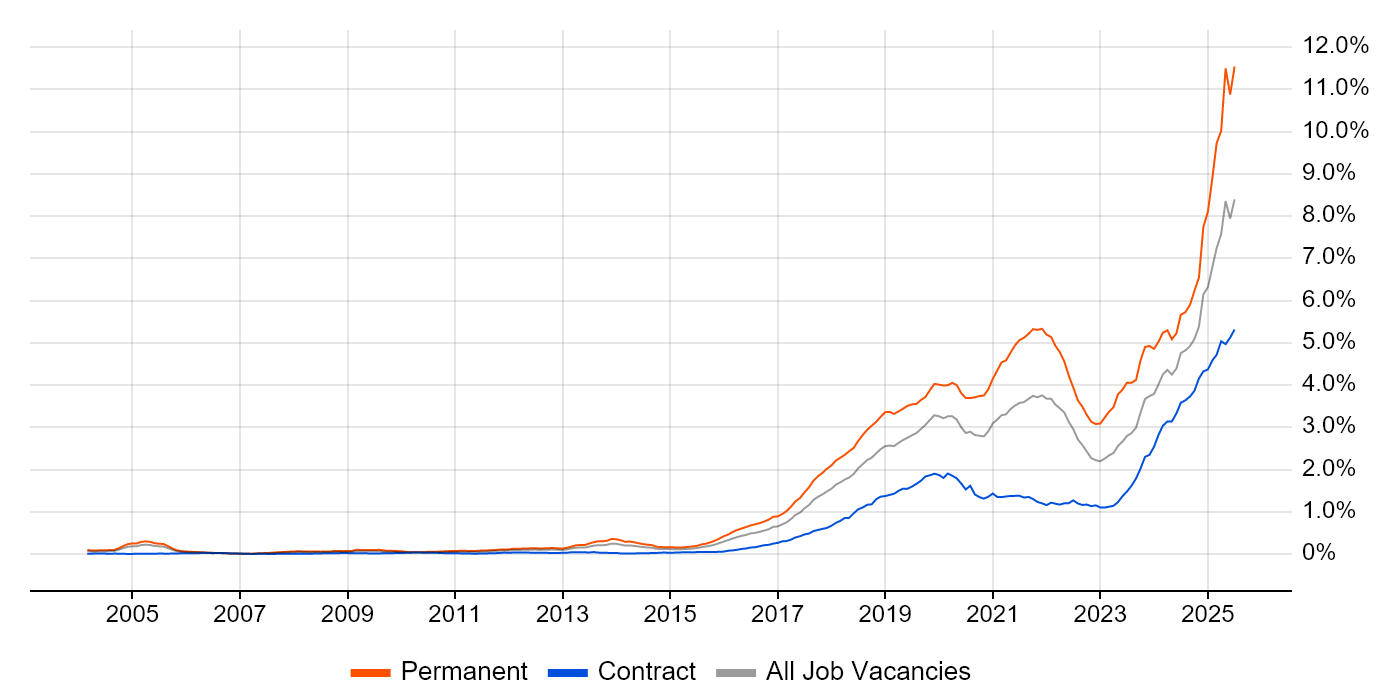
#> input picture views/charts/scraped/converted/artificial-intelligence.png, 1400 x 700 px
$ python find_year_positions.py
#> lines starting #> are read from the running program, lines starting #| are printed output that depends on the picture; after the words box and inside, x2 and y2 are one past the last pixel; in counts of white or black regions, pixels touching at a corner belong together
"""Find the actual positions of year markers in the chart."""

import cv2
import numpy as np
from pathlib import Path

# Load the chart
img_path = Path("views/charts/scraped/converted/artificial-intelligence.png")
img = cv2.imread(str(img_path))
#> img is the input picture: shape (700, 1400, 3); mean B, G, R 249.8, 249.6, 250
height, width = img.shape[:2]
#> height = 700; width = 1400

# Focus on the X-axis label area (below the chart)
x_axis_region = img[545:600, :]  # Just below the chart bottom
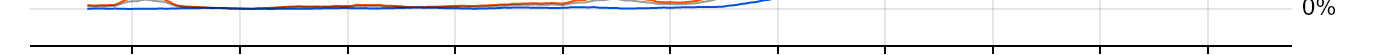
#> x_axis_region: shape (55, 1400, 3); mean B, G, R 240.4, 238.8, 239

# Convert to grayscale
gray = cv2.cvtColor(x_axis_region, cv2.COLOR_BGR2GRAY)
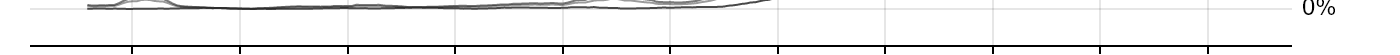
#> gray: shape (55, 1400); min 0, max 255, mean 239.1

# Find vertical lines in the bottom area (these are the tick marks)
edges = cv2.Canny(gray, 50, 150)
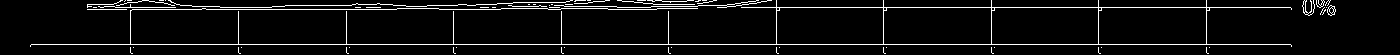
#> edges: shape (55, 1400); 5.6% white in thin lines or dots

# Look for vertical lines (tick marks)
tick_positions = []
for x in range(width):
    # Check if there's a vertical line at this position
    column = edges[:, x]
    if np.sum(column) > 20:  # Threshold for detecting a line
        tick_positions.append(x)
#> after the loop, tick_positions = 1295 values from 30 to 1335

# Group nearby positions (within 5 pixels)
grouped_ticks = []
current_group = []
for pos in sorted(tick_positions):
    if not current_group or pos - current_group[-1] <= 5:
        current_group.append(pos)
    else:
        if current_group:
            grouped_ticks.append(int(np.mean(current_group)))
        current_group = [pos]
#> after the loop, grouped_ticks = [660]
if current_group:
    grouped_ticks.append(int(np.mean(current_group)))

print(f"Found {len(grouped_ticks)} tick marks at X positions:")
#| Found 2 tick marks at X positions:
for i, x in enumerate(grouped_ticks):
    print(f"  Tick {i+1}: X={x}")
#> this loop made 2 passes
#> x on passes 1 to 2: 660, 1318
#|   Tick 1: X=660
#|   Tick 2: X=1318

# Also look at the chart image to find where the grid lines actually are
# by detecting vertical lines in the main chart area
chart_region = img[105:545, :]  # The chart area
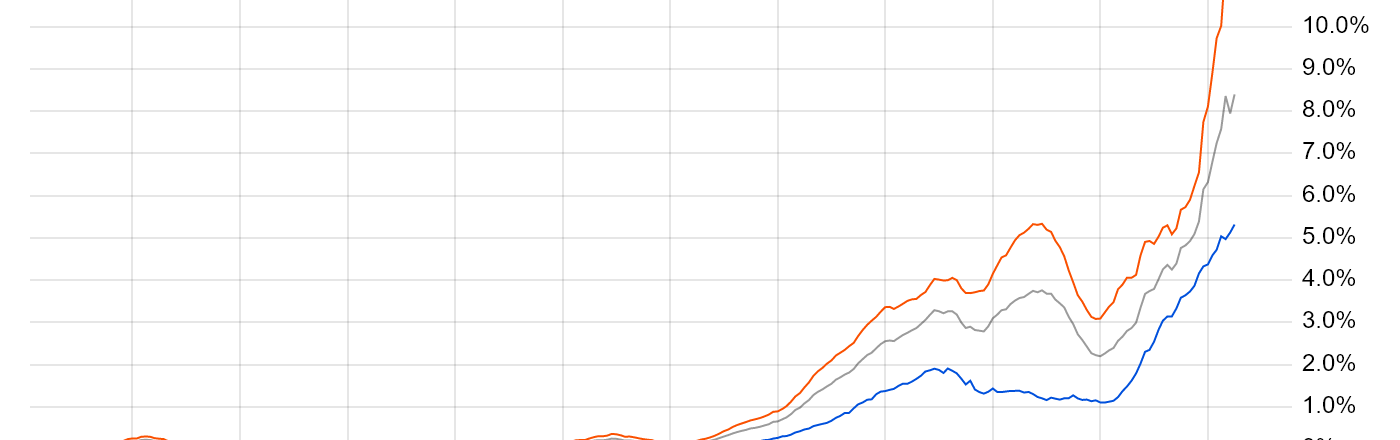
#> chart_region: shape (440, 1400, 3); mean B, G, R 251.4, 251.4, 251.8
gray_chart = cv2.cvtColor(chart_region, cv2.COLOR_BGR2GRAY)

# Detect vertical lines in chart
edges_chart = cv2.Canny(gray_chart, 30, 100)
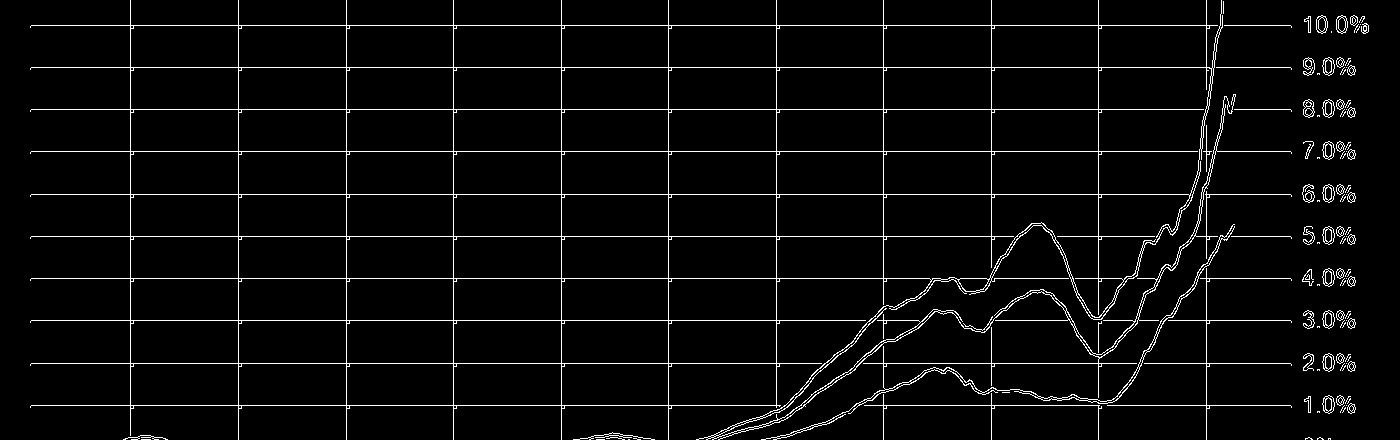
#> edges_chart: shape (440, 1400); 4.1% white in thin lines or dots
lines = cv2.HoughLinesP(edges_chart, 1, np.pi/180, 100, minLineLength=300, maxLineGap=10)
#> lines = 21 rows, first 6: [31, 25, 1290, 25], [31, 67, 1290, 67], [31, 109, 1208, 109], [31, 320, 926, 320], [31, 405, 804, 405], [31, 151, 1290, 151]

vertical_lines = []
if lines is not None:
    for line in lines:
        x1, y1, x2, y2 = line[0]
        # Check if line is mostly vertical
        if abs(x2 - x1) < 5 and abs(y2 - y1) > 200:
            vertical_lines.append(x1)
#> this loop made 21 passes
#> (x1, y1, x2, y2) on passes 1 to 12: (31, 25, 1290, 25), (31, 67, 1290, 67), (31, 109, 1208, 109), (31, 320, 926, 320), (31, 405, 804, 405), (31, 151, 1290, 151), (31, 194, 1290, 194), (31, 278, 1160, 278), (31, 236, 1020, 236), (856, 363, 1290, 363), (1098, 439, 1098, 0), (346, 439, 346, 0)
#> after the loop, vertical_lines = [1098, 346, 130, 561, 668, 453, 1206, 238, 776, 883]

# Remove duplicates and sort
vertical_lines = sorted(list(set(vertical_lines)))
#> vertical_lines = [130, 238, 346, 453, 561, 668, 776, 883, 1098, 1206]
print(f"\nFound {len(vertical_lines)} vertical grid lines in chart at X positions:")
#| Found 10 vertical grid lines in chart at X positions:
for i, x in enumerate(vertical_lines[:12]):  # Show first 12
    print(f"  Grid line {i+1}: X={x}")
#> this loop made 10 passes
#> x on passes 1 to 10: 130, 238, 346, 453, 561, 668, 776, 883, 1098, 1206
#|   Grid line 1: X=130
#|   Grid line 2: X=238
#|   Grid line 3: X=346
#|   Grid line 4: X=453
#|   Grid line 5: X=561
#|   Grid line 6: X=668
#|   Grid line 7: X=776
#|   Grid line 8: X=883
#> (further printed lines are left out)

# Create visualization
debug_img = img.copy()
# Mark tick positions in red
for x in grouped_ticks:
    cv2.line(debug_img, (x, 540), (x, 560), (0, 0, 255), 2)
#> debug_img: shape (700, 1400, 3); 0.01% of pixels changed, all inside (x1, y1, x2, y2) = (659, 539, 1320, 562)

# Mark grid lines in blue
for x in vertical_lines[:12]:
    cv2.line(debug_img, (x, 100), (x, 550), (255, 0, 0), 1)
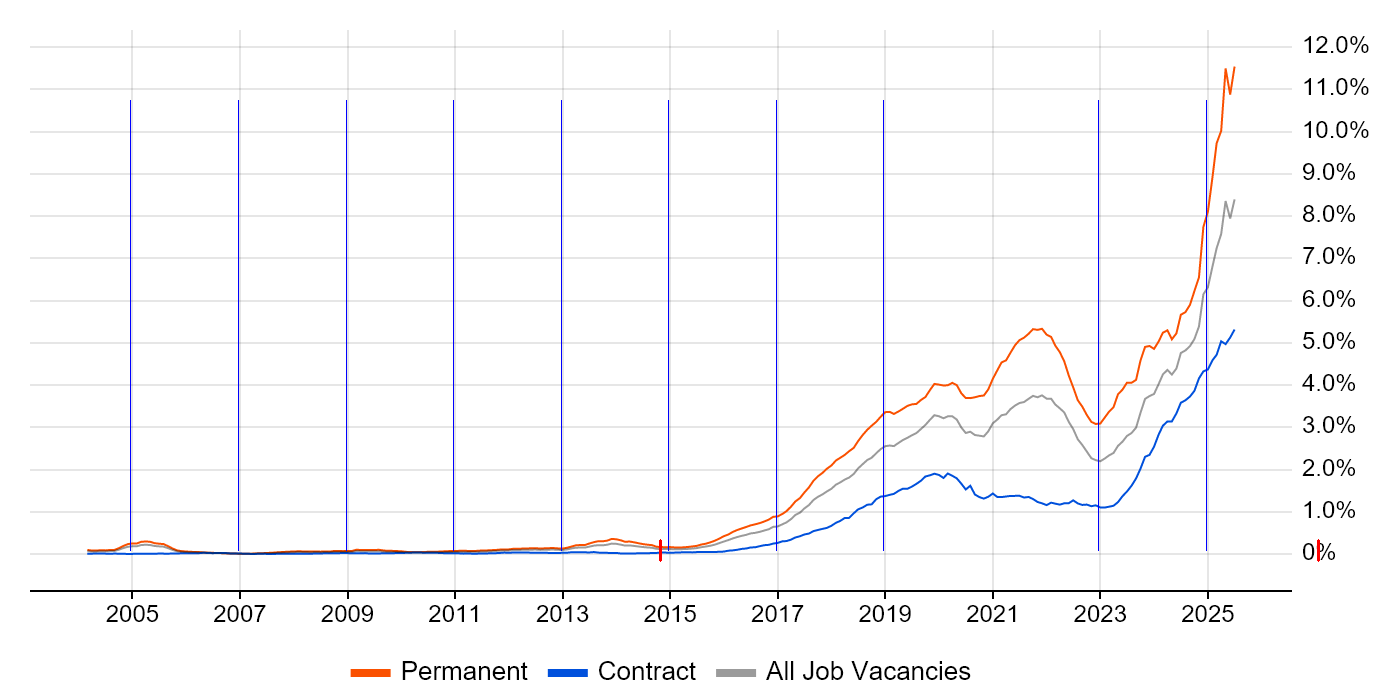
#> debug_img: shape (700, 1400, 3); mean B, G, R 249.8, 248.5, 248.8

cv2.imwrite("year_positions_debug.png", debug_img)
print("\nSaved debug image to year_positions_debug.png")

$ run again, with views/charts/scraped/converted/web-development.png copied over views/charts/scraped/converted/artificial-intelligence.png
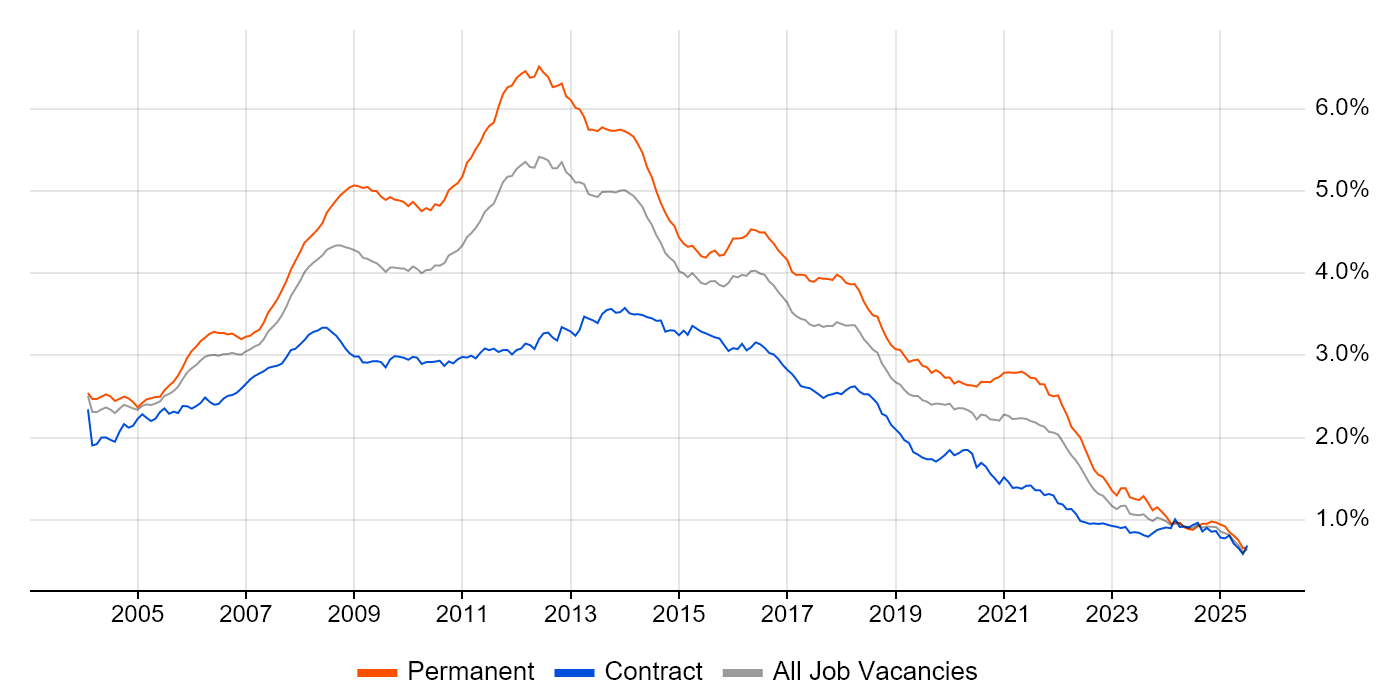
#> input picture views/charts/scraped/converted/web-development.png, 1400 x 700 px
#> img is the input picture: shape (700, 1400, 3); mean B, G, R 250.5, 250.3, 250.7
#> `edges = cv2.Canny(gray, 50, 150)`:
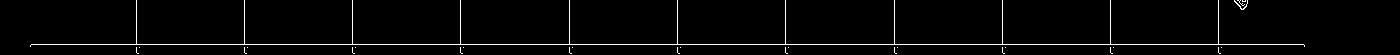
#> edges: shape (55, 1400); 2.5% white in thin lines or dots, all inside (x1, y1, x2, y2) = (30, 0, 1305, 54)
#> after the loop `for x in range(width):`: tick_positions = 1275 values from 30 to 1304
#> after the loop `for pos in sorted(tick_positions):`: grouped_ticks = []
#| Found 1 tick marks at X positions:
#> the loop `for i, x in enumerate(grouped_ticks):` made 1 pass
#> x on pass 1: 667
#> (printed output is left out)
#> edges_chart: shape (440, 1400); 3.6% white in thin lines or dots
#> lines = 16 rows, first 6: [31, 2, 1303, 2], [31, 413, 1176, 413], [31, 331, 1060, 331], [31, 166, 388, 166], [767, 248, 1303, 248], [31, 84, 356, 84]
#> the loop `for line in lines:` made 16 passes
#> after the loop `for line in lines:`: vertical_lines = [785, 1110, 460, 136, 244, 569, 352, 1218]
#> `vertical_lines = sorted(list(set(vertical_lines)))`: vertical_lines = [136, 244, 352, 460, 569, 785, 1110, 1218]
#| Found 8 vertical grid lines in chart at X positions:
#> the loop `for i, x in enumerate(vertical_lines[:12]):` made 8 passes
#> x on passes 1 to 8: 136, 244, 352, 460, 569, 785, 1110, 1218
#> (printed output is left out)
#> the loop `for x in grouped_ticks:` made 1 pass
#> the loop `for x in vertical_lines[:12]:` made 8 passes
#> after the loop `for x in vertical_lines[:12]:`:
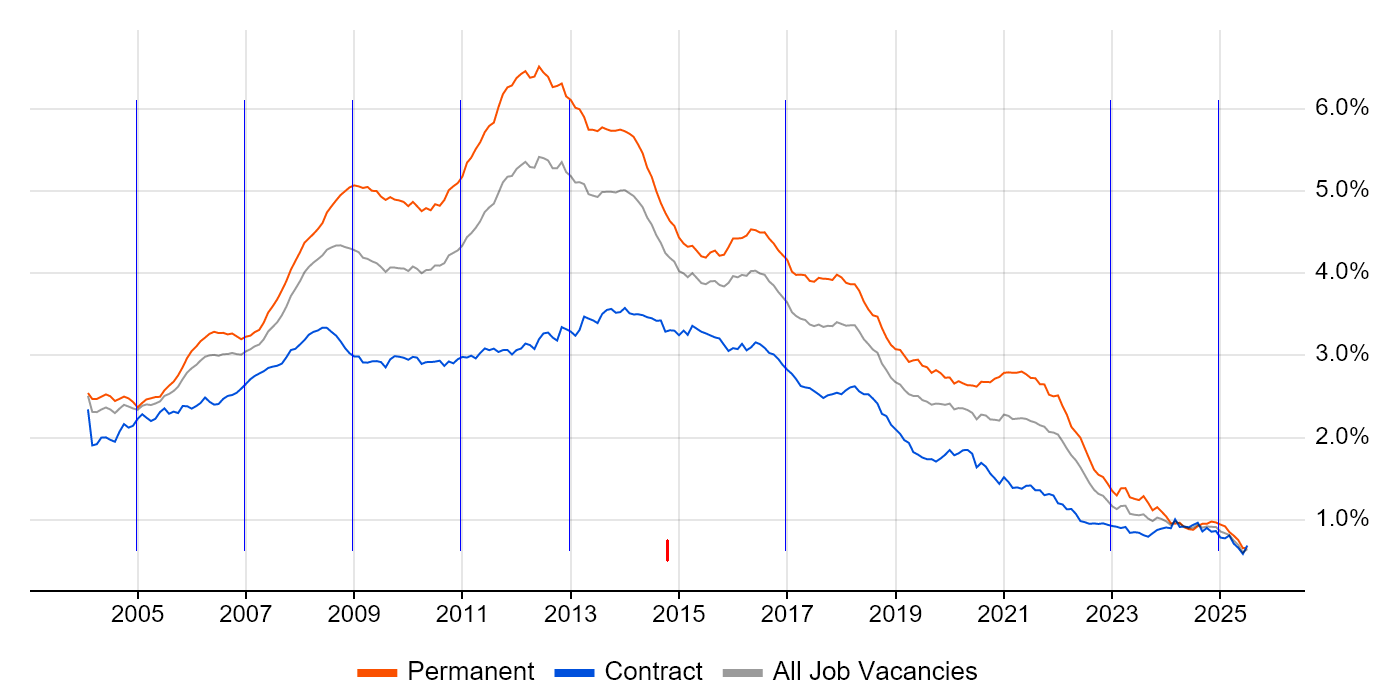
#> debug_img: shape (700, 1400, 3); mean B, G, R 250.5, 249.3, 249.7
